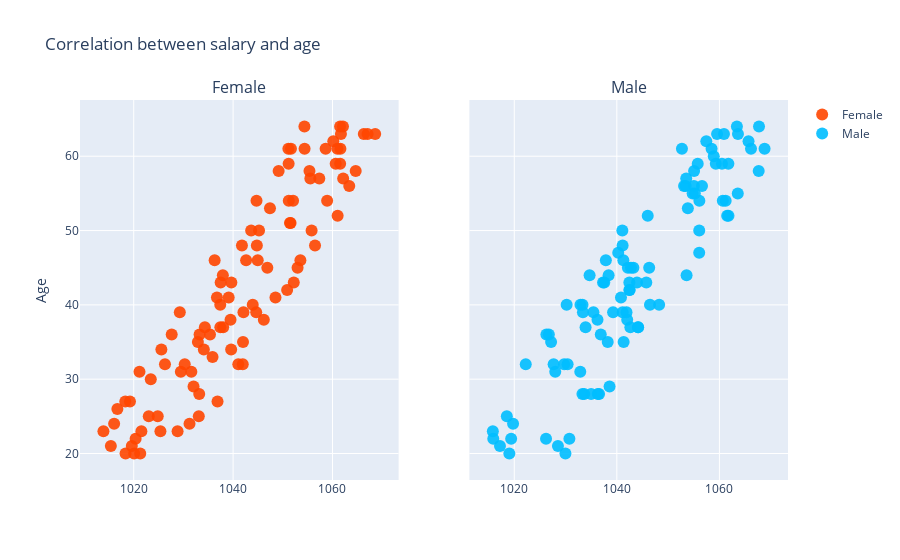

Here is the notebook cell this chart was saved with:
### Markdown cell above
## Sharing a *y*-axes

### Code cell
trace0 = go.Scatter(x = female_salary,
                  y = female_age,
                  mode = "markers",
                   name = "Female",
                  marker = dict(size = 12, color = "rgba(255, 70, 0, 0.9)"))

trace1 = go.Scatter(x = male_salary,
                  y = male_age,
                    name = "Male",
                  mode = "markers",
                  marker = dict(size = 12, color = "rgba(0, 190, 255, 0.9)"))

fig = subplots.make_subplots(rows = 1,
                          cols = 2,
                         subplot_titles = ("Female", "Male"),
                         shared_yaxes = True)

fig.append_trace(trace0, 1, 1)
fig.append_trace(trace1, 1, 2)

fig.layout.update(title = "Correlation between salary and age",
                 yaxis = dict(title = "Age"))

# iplot(fig);
pio.show(fig);

### Figure 1 — Plotly figure (JSON) as saved in the notebook; plotly's stock layout.template omitted (floating-point values rounded to 4 significant figures)
{"data": [{"marker": {"color": "rgba(255, 70, 0, 0.9)", "size": 12}, "mode": "markers", "name": "Female", "type": "scatter", "x": [1042.0, 1055.0, 1041.0, 1038.0, 1042.0, 1052.0, 1059.0, 1043.0, 1045.0, 1066.0, 1044.0, 1062.0, 1036.0, 1045.0, 1023.0, 1035.0, 1032.0, 1042.0, 1057.0, 1052.0, 1049.0, 1014.0, 1062.0, 1021.0, 1018.0, 1051.0, 1029.0, 1033.0, 1025.0, 1020.0, 1029.0, 1030.0, 1015.0, 1032.0, 1069.0, 1037.0, 1034.0, 1018.0, 1060.0, 1067.0, 1056.0, 1038.0, 1040.0, 1036.0, 1061.0, 1026.0, 1033.0, 1052.0, 1062.0, 1051.0, 1047.0, 1037.0, 1028.0, 1062.0, 1033.0, 1054.0, 1017.0, 1051.0, 1062.0, 1045.0, 1045.0, 1039.0, 1049.0, 1051.0, 1056.0, 1065.0, 1019.0, 1063.0, 1029.0, 1025.0, 1033.0, 1045.0, 1023.0, 1042.0, 1016.0, 1046.0, 1061.0, 1053.0, 1062.0, 1026.0, 1037.0, 1044.0, 1061.0, 1020.0, 1059.0, 1054.0, 1047.0, 1037.0, 1037.0, 1031.0, 1051.0, 1034.0, 1021.0, 1039.0, 1052.0, 1054.0, 1020.0, 1040.0, 1022.0, 1056.0], "xaxis": "x", "y": [39, 58, 32, 44, 35, 43, 61, 46, 50, 63, 50, 64, 46, 48, 25, 36, 29, 32, 57, 54, 58, 23, 59, 31, 20, 61, 31, 36, 23, 22, 39, 32, 21, 31, 63, 37, 34, 27, 62, 63, 48, 37, 43, 33, 52, 32, 25, 51, 57, 51, 45, 40, 36, 61, 28, 64, 26, 42, 64, 46, 39, 38, 41, 54, 57, 58, 27, 56, 23, 25, 35, 54, 30, 48, 24, 38, 59, 45, 63, 34, 43, 40, 61, 20, 54, 46, 53, 41, 27, 24, 59, 37, 20, 41, 61, 61, 21, 34, 23, 50], "yaxis": "y"}, {"marker": {"color": "rgba(0, 190, 255, 0.9)", "size": 12}, "mode": "markers", "name": "Male", "type": "scatter", "x": [1030.0, 1039.0, 1033.0, 1038.0, 1062.0, 1020.0, 1053.0, 1030.0, 1042.0, 1046.0, 1035.0, 1068.0, 1035.0, 1041.0, 1053.0, 1041.0, 1036.0, 1026.0, 1027.0, 1064.0, 1019.0, 1038.0, 1016.0, 1061.0, 1055.0, 1054.0, 1054.0, 1066.0, 1031.0, 1044.0, 1033.0, 1055.0, 1042.0, 1030.0, 1019.0, 1043.0, 1037.0, 1034.0, 1033.0, 1027.0, 1030.0, 1026.0, 1019.0, 1062.0, 1042.0, 1035.0, 1040.0, 1037.0, 1069.0, 1064.0, 1057.0, 1048.0, 1041.0, 1029.0, 1028.0, 1044.0, 1056.0, 1055.0, 1061.0, 1042.0, 1062.0, 1038.0, 1028.0, 1022.0, 1046.0, 1033.0, 1038.0, 1043.0, 1041.0, 1043.0, 1039.0, 1066.0, 1053.0, 1059.0, 1056.0, 1044.0, 1060.0, 1036.0, 1054.0, 1056.0, 1042.0, 1068.0, 1037.0, 1034.0, 1058.0, 1041.0, 1061.0, 1063.0, 1055.0, 1057.0, 1033.0, 1041.0, 1043.0, 1060.0, 1046.0, 1016.0, 1059.0, 1017.0, 1046.0, 1056.0], "xaxis": "x2", "y": [32, 29, 39, 46, 52, 24, 56, 20, 42, 40, 28, 64, 44, 50, 61, 35, 28, 22, 36, 63, 22, 35, 23, 54, 56, 44, 53, 62, 22, 43, 40, 55, 38, 32, 25, 37, 36, 28, 31, 35, 40, 36, 20, 52, 39, 39, 47, 43, 61, 55, 56, 40, 48, 21, 31, 37, 50, 58, 54, 45, 59, 44, 32, 32, 52, 28, 43, 45, 41, 42, 39, 61, 56, 59, 59, 37, 59, 38, 57, 54, 43, 58, 28, 37, 61, 39, 63, 64, 55, 62, 40, 46, 45, 63, 43, 22, 60, 21, 45, 47], "yaxis": "y2"}], "layout": {"annotations": [{"font": {"size": 16}, "showarrow": false, "text": "Female", "x": 0.225, "xanchor": "center", "xref": "paper", "y": 1, "yanchor": "bottom", "yref": "paper"}, {"font": {"size": 16}, "showarrow": false, "text": "Male", "x": 0.775, "xanchor": "center", "xref": "paper", "y": 1, "yanchor": "bottom", "yref": "paper"}], "autosize": true, "title": {"text": "Correlation between salary and age"}, "xaxis": {"anchor": "y", "autorange": true, "domain": [0, 0.45], "range": [1010.0, 1073.0], "type": "linear"}, "xaxis2": {"anchor": "y2", "autorange": true, "domain": [0.55, 1], "range": [1012.0, 1073.0], "type": "linear"}, "yaxis": {"anchor": "x", "autorange": true, "domain": [0, 1], "range": [15.95, 68.05], "title": {"text": "Age"}, "type": "linear"}, "yaxis2": {"anchor": "x2", "autorange": true, "domain": [0, 1], "matches": "y", "range": [15.95, 68.05], "showticklabels": false, "type": "linear"}}}
